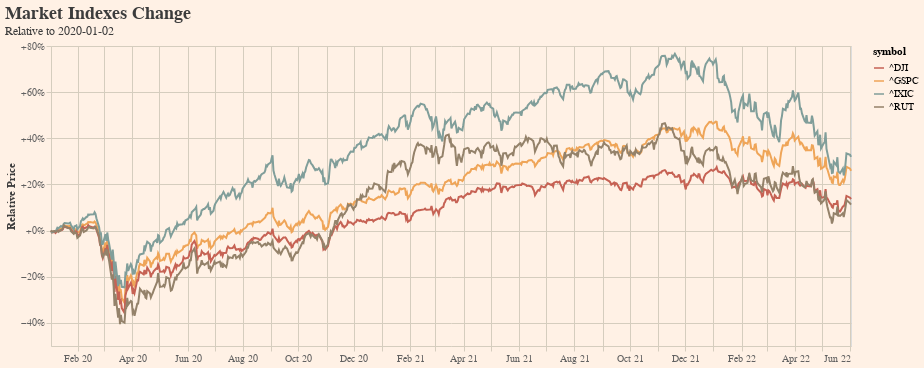

This figure's notebook cell:
### Code cell
with alt.themes.enable("capon"):
    chart = (
        alt.Chart(markets)
        .mark_line()
        .encode(
            x=alt.X("timestamp", title=None, axis=alt.Axis(format="%b %y")),
            y=alt.Y(
                "relative_price", title="Relative Price", axis=alt.Axis(format="+%")
            ),
            color="symbol",
            tooltip=[
                "timestamp",
                "symbol",
                alt.Tooltip("relative_price", format="+.2%"),
            ],
        )
        .properties(
            title={
                "text": f"Market Indexes Change",
                "subtitle": f"Relative to {markets['timestamp'].dt.date.min()}",
            },
            width=800,
            height=300,
        )
    )

    display(chart)

### Figure 1 — Vega-Lite specification as saved in the notebook (floating-point values rounded to 4 significant figures; data arrays with more than 128 entries replaced by an {"elided": "..."} marker saying what was removed)
{"config": {"background": "#fff1e5", "title": {"font": "Palatino", "fontSize": 18, "color": "#3C3C3C", "anchor": "start", "subtitleColor": "#3C3C3C"}, "axisX": {"titleColor": "#3C3C3C", "labelColor": "#606060", "domain": true, "domainColor": "#D5CDBE", "ticks": true, "tickColor": "#D5CDBE", "gridColor": "#D5CDBE"}, "axisY": {"titleColor": "#3C3C3C", "labelColor": "#606060", "domain": true, "domainColor": "#D5CDBE", "ticks": true, "tickColor": "#D5CDBE", "gridColor": "#D5CDBE"}, "range": {"category": ["#C66254", "#EFA558", "#809E9A", "#94826A"]}}, "data": {"name": "data-2efb7eb5f155dc391b1d5423cf0e6eb1"}, "mark": {"type": "line"}, "encoding": {"color": {"field": "symbol", "type": "nominal"}, "tooltip": [{"field": "timestamp", "type": "temporal"}, {"field": "symbol", "type": "nominal"}, {"field": "relative_price", "format": "+.2%", "type": "quantitative"}], "x": {"axis": {"format": "%b %y"}, "field": "timestamp", "title": null, "type": "temporal"}, "y": {"axis": {"format": "+%"}, "field": "relative_price", "title": "Relative Price", "type": "quantitative"}}, "height": 300, "title": {"text": "Market Indexes Change", "subtitle": "Relative to 2020-01-02"}, "width": 800, "$schema": "https://vega.github.io/schema/vega-lite/v5.17.0.json", "datasets": {"data-2efb7eb5f155dc391b1d5423cf0e6eb1": {"elided": "2436 records"}}}
